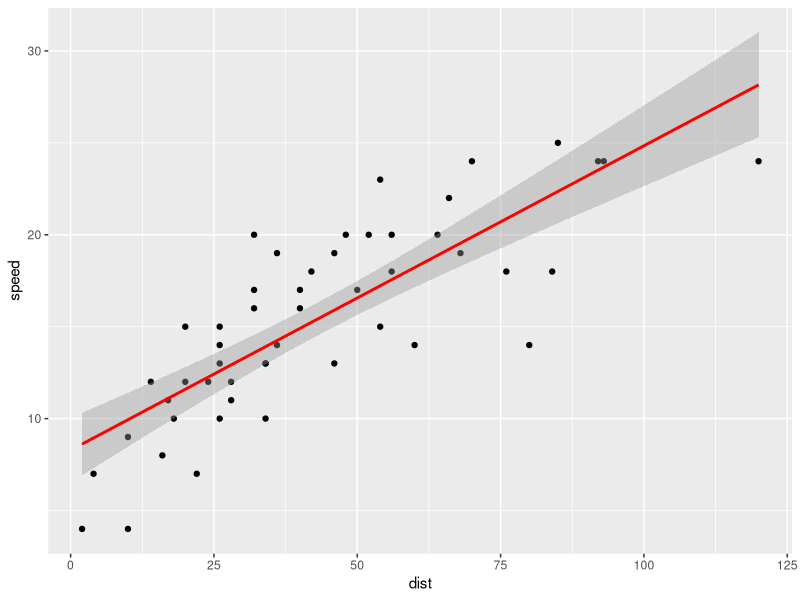

Reproduce this figure in R.
## Intro to Machine Learning
# Algorithm:
#       a set of guidelines that describe how to perform a task

# regression
# Create Training and Test data
library(ggplot2)
set.seed(1033)
tr <- sample(1:nrow(cars), 0.8 * nrow(cars))
train <- cars[tr, ]
test <- cars[-tr,]

# Build the model on training data
lmMod <- lm(dist ~ speed, data = train)

# predict
distPred <- predict(lmMod, test)

#results
summary(lmMod)
AIC(lmMod)
actual_preds <- data.frame(actuals = test$dist, predicted = distPred)
mape <- mean(abs(actual_preds$predicted - actual_preds$actuals) / actual_preds$actuals)

#plot it
ggplot(cars, aes(x = dist, y = speed)) + geom_point() +
  stat_smooth(method = "lm", col = "red")




